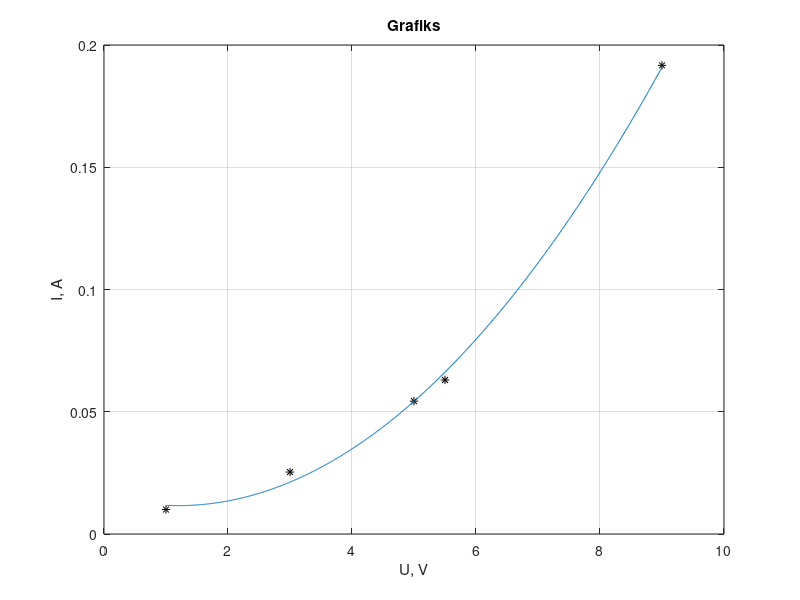

The MATLAB script that drew this image:
Vm = [1 3 5 5.5 9];
Im = [10 25 55 60 190;
      12 26 58 59 199;
       8 25 50 70 186]*1e-3;
   
   Imv = mean(Im);
   
   V = min(Vm):0.01:max(Vm);
   C = polyfit(Vm, Imv, 2);
   I = polyval(C, V); %C(1)*V.^2 + C(2)*V.^1 + C(3)*V.^0;
   plot(Vm,Imv,'k*',V,I)
   xlabel('U, V')
   ylabel('I, A')
   title('Grafiks')
   grid on